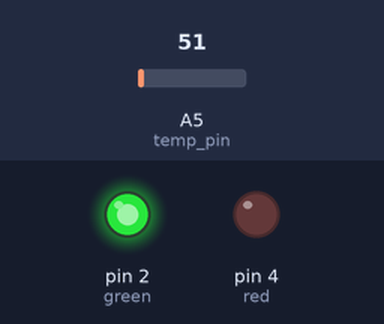
Bench run of a sketch on a simulated Arduino Uno, built with avr-gcc and run on an emulated ATmega328P. Parts: output pins drawn as LEDs (lit = HIGH). The test bench sets the inputs (shaded band); at power-on: A5 (temp_pin) = 51. No radio packets arrive unless stated; what the sketch prints to the serial monitor is not drawn.

Above: at 1.05 s.
Timing chart, 0 to 4.0 s (numbered marks = the images above):
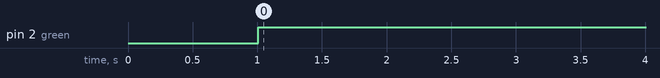

The sketch:

sender.ino
```cpp
#include <SPI.h>
#include "nRF24L01.h"
#include "RF24.h"
#include "printf.h"

#define RF_SETUP 0x17

// Set up nRF24L01 radio on SPI pin for CE, CSN
RF24 radio(9,10);

const uint8_t green = 2;
const uint8_t red = 4;
const uint8_t temp_pin = A5;

const uint8_t nodeID = 1;

const uint64_t pipes[2] = { 0xF0F0F0F0E1LL, 0x7365727631LL };
// const uint64_t pipes[2] = { 0xF0F0F0F0E2LL, 0xF0F0F0F0E2LL };
// const uint64_t pipes[2] = { 0xF0F0F0F0E3LL, 0xF0F0F0F0E3LL };
// const uint64_t pipes[2] = { 0xF0F0F0F0E4LL, 0xF0F0F0F0E4LL };
// const uint64_t pipes[2] = { 0xF0F0F0F0E5LL, 0xF0F0F0F0E5LL };
// Pipe0 is F0F0F0F0D2 ( same as reading pipe )

char receivePayload[32];

void setup(void)
{
  pinMode(red, OUTPUT);
  pinMode(green, OUTPUT);
  pinMode(temp_pin, INPUT);


  Serial.begin(9600);
  printf_begin();
  printf("Sending nodeID & 4 sensor data\n\r");

  radio.begin();

  // Enable this seems to work better
  radio.enableDynamicPayloads();

  radio.setDataRate(RF24_1MBPS);
  radio.setPALevel(RF24_PA_MAX);
  radio.setChannel(76);
  radio.setRetries(15,15);

  radio.openWritingPipe(pipes[0]);
  radio.openReadingPipe(1,pipes[1]);


  // Send only, ignore listening mode
  //radio.startListening();

  // Dump the configuration of the rf unit for debugging
  radio.printDetails();
  delay(1000);
}

void loop(void)
{
  String payload = String(nodeID) + ", " + String(analogRead(temp_pin));
  char outBuffer[16];
  payload.toCharArray(outBuffer, 16);
  Serial.println(outBuffer);

    // Stop listening and write to radio
    radio.stopListening();
    boolean did_it_send = radio.write(outBuffer, strlen(outBuffer));
    digitalWrite(did_it_send ? green : red, HIGH);
    radio.startListening();

    delay(1000);
    digitalWrite(red,LOW); // Off the buzzer
    digitalWrite(green,LOW);
  }
```

printf.h
```cpp
// (licence header left out)
/**
 * @file printf.h
 *
 * Setup necessary to direct stdout to the Arduino Serial library, which
 * enables 'printf'
 */

#ifndef __PRINTF_H__
#define __PRINTF_H__

#ifdef ARDUINO

int serial_putc( char c, FILE * )
{
  Serial.write( c );

  return c;
}

void printf_begin(void)
{
  fdevopen( &serial_putc, 0 );
}

#else
#error This example is only for use on Arduino.
#endif // ARDUINO

#endif // __PRINTF_H__
```

Measured:
- by itself, pin 2 (green): LOW → HIGH at 1.0 s
